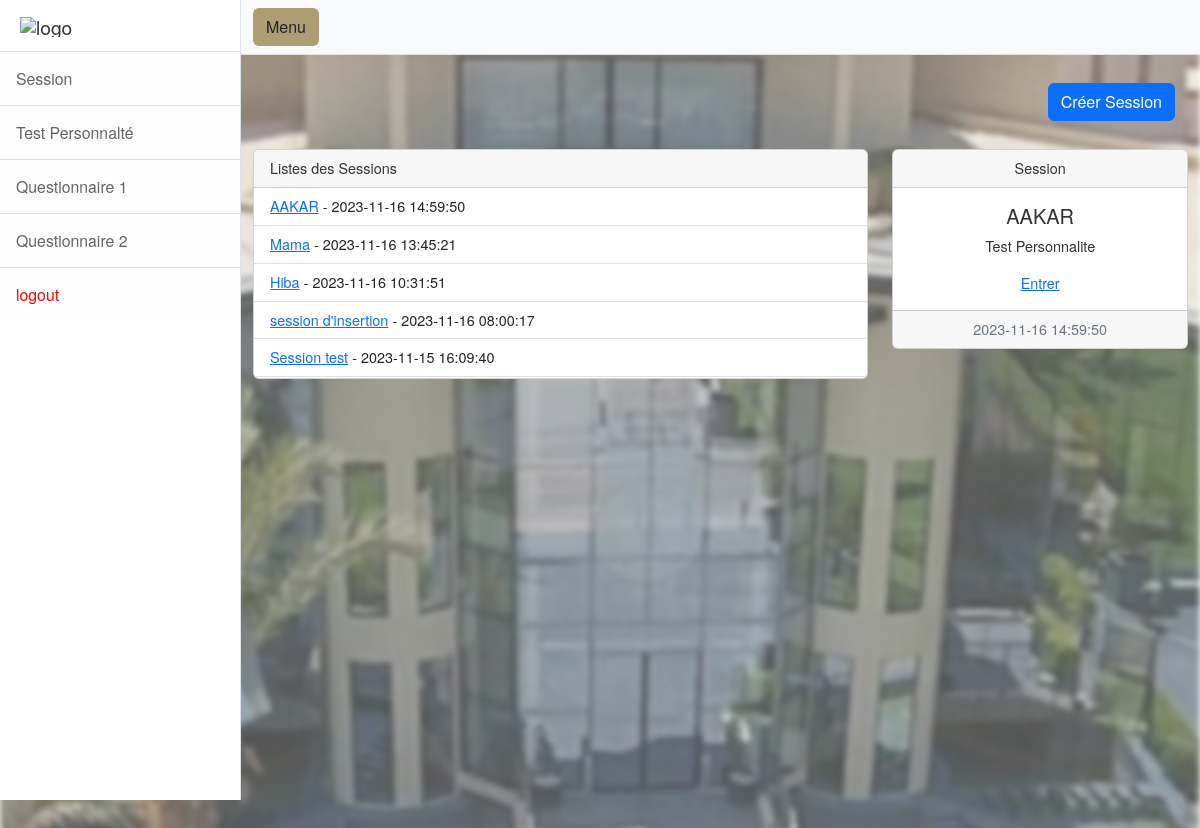
The page /dashboard/session.php on the database as committed earlier.
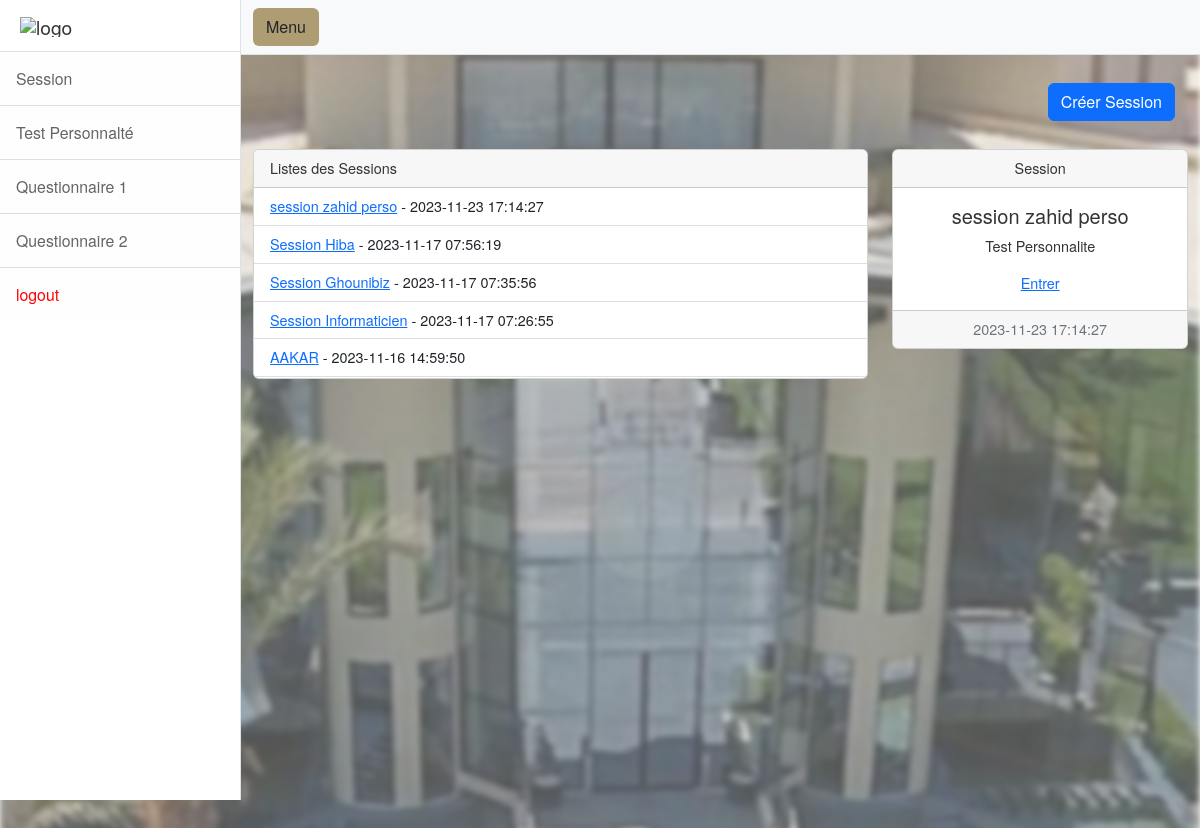
The same page on the database as committed later.
### tables this page shows
CREATE TABLE `session` (
  `id` int(11) NOT NULL,
  `nom` varchar(128) NOT NULL,
  `matricule` varchar(128) NOT NULL,
  `fonction` varchar(256) NOT NULL,
  `test` varchar(120) NOT NULL,
  `temps_total` time NOT NULL,
  `temps_part1` time NOT NULL,
  `temps_part2` time NOT NULL,
  `temps_part3` time NOT NULL,
  `email` varchar(126) NOT NULL,
  `message` varchar(256) NOT NULL,
  `created_at` timestamp NOT NULL DEFAULT current_timestamp() ON UPDATE current_timestamp()
);

### dashboard/session.php (the view, shortened to what the changed rows need)
<?php
$conn = mysqli_connect("localhost", "root", "", "menarahold");
$sql = "SELECT id, nom,test, created_at FROM session ORDER BY created_at DESC";
$result = mysqli_query($conn, $sql);
$sessions = array();
while ($row = mysqli_fetch_assoc($result)) {
    $sessions[] = $row;
}
$lastSessionQuery = "SELECT id, nom, test, created_at FROM session ORDER BY created_at DESC LIMIT 1";
$lastSessionResult = mysqli_query($conn, $lastSessionQuery);
$lastSession = mysqli_fetch_assoc($lastSessionResult);
?>
<!DOCTYPE html>
<html lang="en">
<head>
<head>
<link href="css/styles.css" rel="stylesheet" />
    <link rel="stylesheet" type="text/css" href="https://cdn.datatables.net/1.11.5/css/jquery.dataTables.css">
        <link rel="stylesheet" href="https://cdn.datatables.net/1.12.1/css/jquery.dataTables.min.css">
        <link rel="stylesheet" href="https://cdn.datatables.net/fixedheader/3.2.3/css/fixedHeader.dataTables.min.css">
    <link href="https://nightly.datatables.net/css/jquery.dataTables.css" rel="stylesheet" type="text/css" />
    <link href="https://nightly.datatables.net/select/css/select.dataTables.css?_=9a6592f8d74f8f520ff7b22342fa1183.css" rel="stylesheet" type="text/css" />
    <link href="https://nightly.datatables.net/searchpanes/css/searchPanes.dataTables.css?13" rel="stylesheet" type="text/css" />
</head>
<body>
    <div class="d-flex" id="wrapper">
        <div id="page-content-wrapper">
                <div class="container-fluid">
                    <div class="row" style="margin-top:3%;">
                        <div class="col-sm-8">
                            <div class="card" style="max-height: 230px; overflow-y: auto;">
                                <ul class="list-group list-group-flush">
                                    <?php
                                    foreach ($sessions as $session) {
                                        $nom = $session['nom'];
                                        $test = $session['test'];
                                        $createdAt = $session['created_at'];
                                        $sessionID = $session['id'];
                                        echo '<li class="list-group-item" data-nom="' . $nom . '" data-test="' . $test . '" data-created-at="' . $createdAt . '"data-id="' . $sessionID . '">';
                                        echo '<a href="edit_session.php?session_id=' . $sessionID . '">' . $nom . '</a> - ' . $createdAt;
                                        echo '</li>';
                                    }
                                    ?>
                                </ul>
                            </div>
                        </div>
                        <div class="col-sm-4">
                        <div class="card text-center">
                            <div class="card-header">
                                Session
                            </div>
                            <div class="card-body">
                                <h5 class="card-title">
                                    <?php echo $lastSession['nom'];?>
                                </h5>
                                <p class="card-text"><?php echo $lastSession['test'];?></p>
                                <a href="edit_session.php" class="enter-button">Entrer</a>
                            </div>
                            <div class="card-footer text-muted">
                               <?php echo $lastSession['created_at']; ?>
                            </div>
                            </div>
                        </div>
                    </div>
                </div>
            </div>
        </div>
</html>

Rows that differ between the two databases and show on the page:
no longer on this page (row unchanged): session: nom "Mama", created_at "2023-11-16 13:45:21"
no longer on this page (row unchanged): session: nom "Hiba", created_at "2023-11-16 10:31:51"
no longer on this page (row unchanged): session: nom "session d'insertion", created_at "2023-11-16 08:00:17"
no longer on this page (row unchanged): session: nom "Session test", created_at "2023-11-15 16:09:40"
added session: nom "session zahid perso", created_at "2023-11-23 17:14:27", test "Test Personnalite"
added session: nom "Session Hiba", created_at "2023-11-17 07:56:19"
added session: nom "Session Ghounibiz", created_at "2023-11-17 07:35:56"
added session: nom "Session Informaticien", created_at "2023-11-17 07:26:55"
Other text that changed with them:
$lastSession['nom']: "AAKAR" → "session zahid perso"
$lastSession['created_at']: "2023-11-16 14:59:50" → "2023-11-23 17:14:27"
